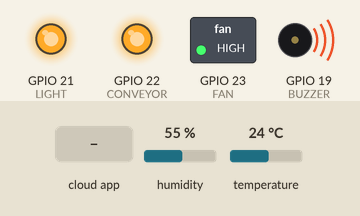
This sketch was run on a simulated ESP32. Parts: switched loads named in the sketch (green lamp = pin HIGH), output pins drawn as LEDs (lit = HIGH), buzzer (waves = sounding, pin HIGH). The test bench sets the inputs (shaded band); at power-on: humidity 55 %, temperature 24 °C. WiFi joins after 1.5 s; servers stay silent unless stated; the Firebase database answers and starts empty; what the sketch prints to the serial monitor is not drawn.

Above: at 2.7 s.
2.8 s: the phone or cloud app sets fan to 1
At 5.4 s:
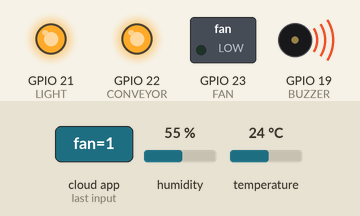
6.5 s: the phone or cloud app sets conveyor to 1
At 8.5 s:
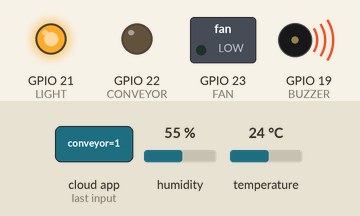
9.4 s: the phone or cloud app sets light to 1
At 11.6 s:
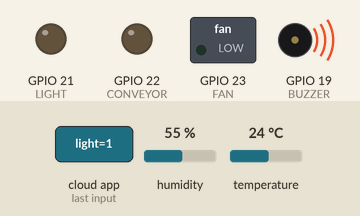
12.3 s: the phone or cloud app sets buzzer to 1
At 14.7 s:
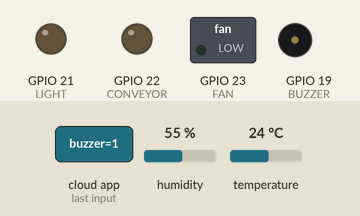
15.3 s: the phone or cloud app sets fan to 0
At 17.7 s:
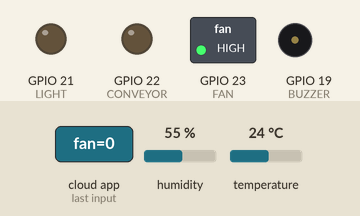
18.2 s: the phone or cloud app sets conveyor to 0
At 20.8 s:
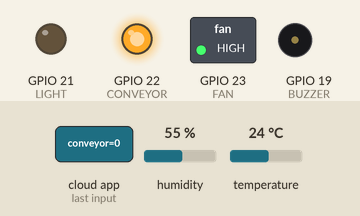
Timing chart, 0 to 22.1 s (numbered marks = the images above; inputs shaded):
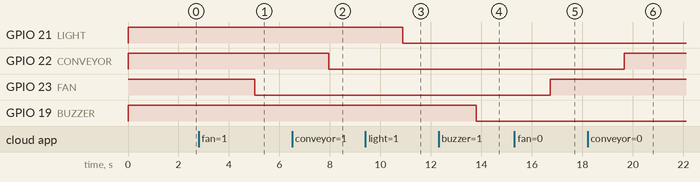

Measured:
- after the input at 2.8 s, GPIO 23 (FAN): HIGH → LOW after 2.2 s
- after the input at 6.5 s, GPIO 22 (CONVEYOR): HIGH → LOW after 1.5 s
- after the input at 9.4 s, GPIO 21 (LIGHT): HIGH → LOW after 1.5 s
- after the input at 12.3 s, GPIO 19 (BUZZER): HIGH → LOW after 1.5 s
- after the input at 15.3 s, GPIO 23 (FAN): LOW → HIGH after 1.4 s
- after the input at 18.2 s, GPIO 22 (CONVEYOR): LOW → HIGH after 1.4 s

The sketch:

project.ino
```cpp
#include <WiFi.h>
#include <Firebase_ESP_Client.h>
#include <DHT.h>

// WIFI
#define WIFI_SSID "Airtel_Zerotouch"
#define WIFI_PASSWORD "Airtel@123"

// FIREBASE
#define API_KEY "AIzaSyD5a5n1j8aKxTHRfAfOOAdnXdSn8mkpGe8"
#define DATABASE_URL "https://smart-factory-iot-dashboard-default-rtdb.asia-southeast1.firebasedatabase.app"
#define USER_EMAIL "pmon3140@gmail.com"
#define USER_PASSWORD "123456"

// RELAYS
#define FAN 23
#define CONVEYOR 22
#define LIGHT 21
#define BUZZER 19

#define RELAY_ACTIVE_LOW true

// DHT
#define DHTPIN 4
DHT dht(DHTPIN, DHT11);

// Firebase
FirebaseData fbdo;
FirebaseAuth auth;
FirebaseConfig config;

// Relay function
void setRelay(int pin, bool state) {
#if RELAY_ACTIVE_LOW
  digitalWrite(pin, state ? LOW : HIGH);
#else
  digitalWrite(pin, state ? HIGH : LOW);
#endif
}

void setup() {
  Serial.begin(115200);

  pinMode(FAN, OUTPUT);
  pinMode(CONVEYOR, OUTPUT);
  pinMode(LIGHT, OUTPUT);
  pinMode(BUZZER, OUTPUT);

  // OFF state
  setRelay(FAN, false);
  setRelay(CONVEYOR, false);
  setRelay(LIGHT, false);
  setRelay(BUZZER, false);

  WiFi.begin(WIFI_SSID, WIFI_PASSWORD);
  while (WiFi.status() != WL_CONNECTED) {
    delay(500);
    Serial.print(".");
  }
  Serial.println("\nWiFi Connected");

  config.api_key = API_KEY;
  config.database_url = DATABASE_URL;

  auth.user.email = USER_EMAIL;
  auth.user.password = USER_PASSWORD;

  Firebase.begin(&config, &auth);
  Firebase.reconnectWiFi(true);

  dht.begin();
}

void loop() {

  if (!Firebase.ready()) {
    Serial.println("Waiting Firebase...");
    delay(1000);
    return;
  }

  // 🔥 READ VALUES
  int fan = 0, conv = 0, light = 0, buzzer = 0;

  Firebase.RTDB.getInt(&fbdo, "/fan");
  fan = fbdo.intData();

  Firebase.RTDB.getInt(&fbdo, "/conveyor");
  conv = fbdo.intData();

  Firebase.RTDB.getInt(&fbdo, "/light");
  light = fbdo.intData();

  Firebase.RTDB.getInt(&fbdo, "/buzzer");
  buzzer = fbdo.intData();

  Serial.printf("Fan:%d Conv:%d Light:%d Buzzer:%d\n", fan, conv, light, buzzer);

  // 🔥 CONTROL RELAYS
  setRelay(FAN, fan == 1);
  setRelay(CONVEYOR, conv == 1);
  setRelay(LIGHT, light == 1);
  setRelay(BUZZER, buzzer == 1);

  // 🔥 SENSOR WRITE
  float t = dht.readTemperature();
  float h = dht.readHumidity();

  if (!isnan(t) && !isnan(h)) {
    Firebase.RTDB.setFloat(&fbdo, "/sensor/temperature", t);
    Firebase.RTDB.setFloat(&fbdo, "/sensor/humidity", h);
  }

  delay(2000);
}
```
